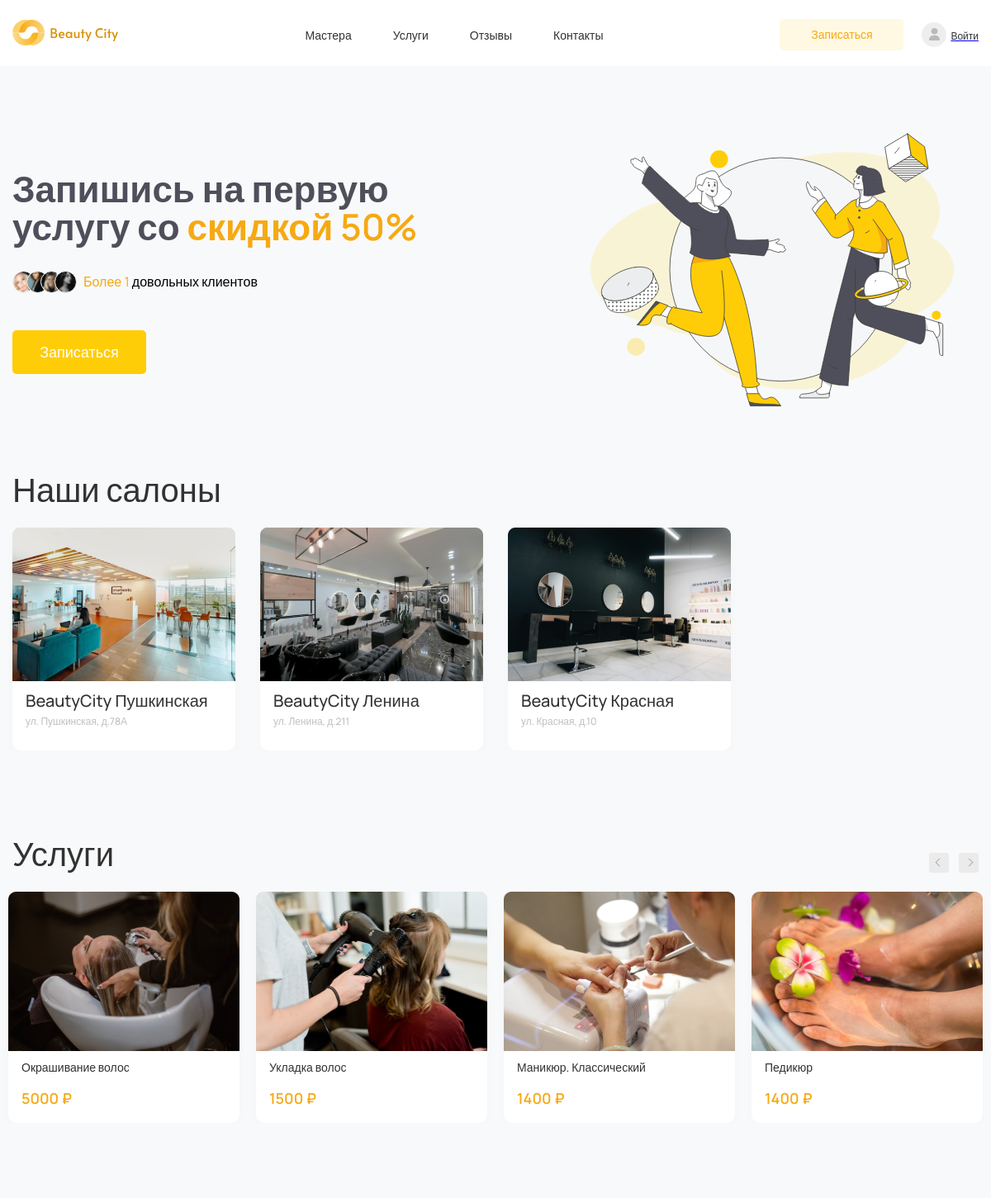
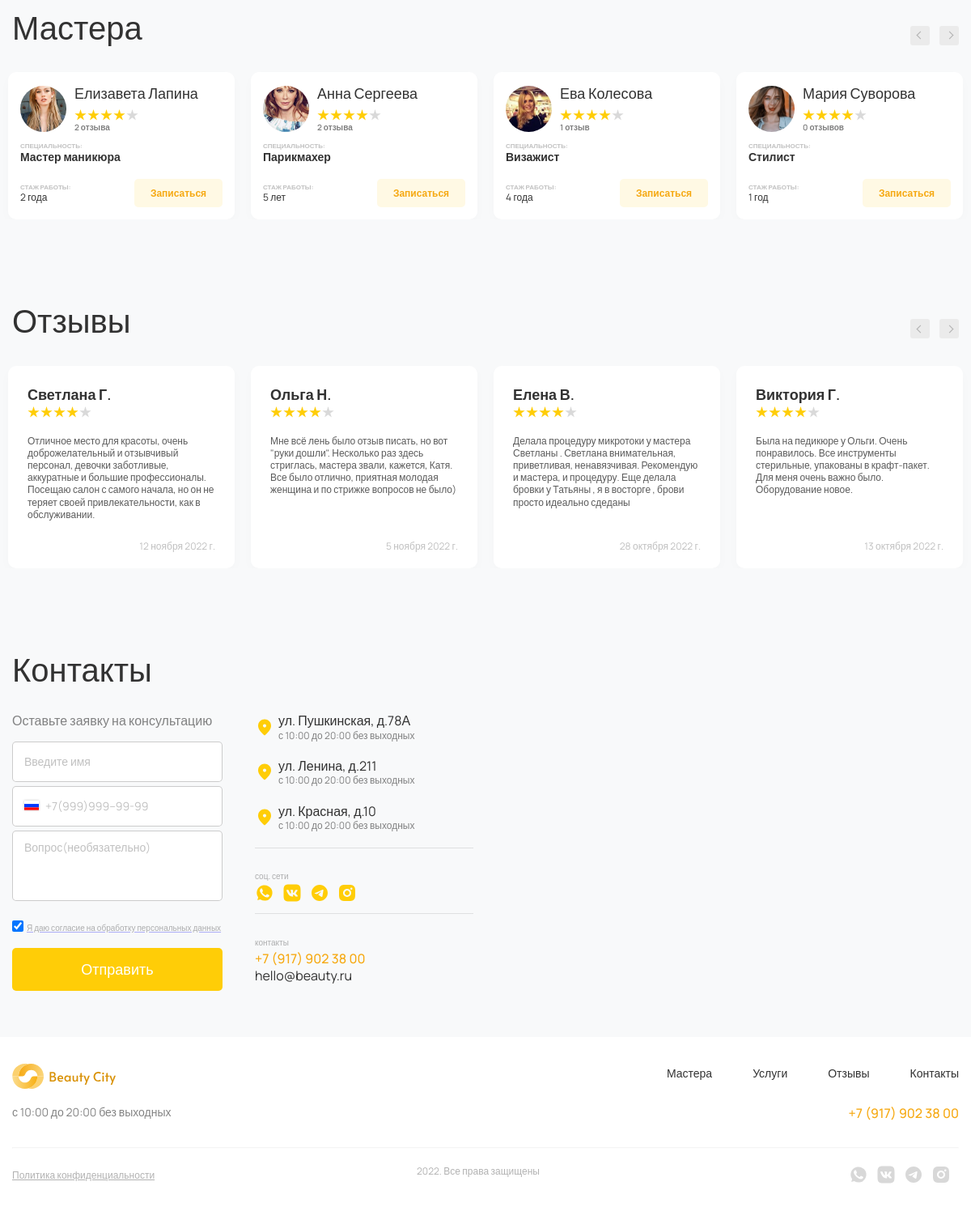
The page / on the database its author committed (2 pictures, top to bottom).
### beautycity_app/models.py (models this page shows, shortened)
class Salon(models.Model):
    title = models.CharField(max_length=255, verbose_name='Название')
    address = models.CharField(max_length=255, verbose_name='Адрес')
    masters = models.ManyToManyField('Employee', related_name='salons', verbose_name='Мастера')
    img = ImageAndSvgField(upload_to='img/salons', null=True, blank=True, verbose_name='Изображение')
    class Meta:
        verbose_name = 'Салон'
        verbose_name_plural = 'Салоны'

class Service(models.Model):
    name = models.CharField(max_length=255, verbose_name='Название')
    category = models.ForeignKey('Category', on_delete=models.CASCADE, max_length=255, verbose_name='Категория')
    price = models.DecimalField(max_digits=10, decimal_places=2, validators=[MinValueValidator(100)],
                                verbose_name='Цена')
    duration = models.DurationField(help_text="Продолжительность услуги в формате ЧЧ:ММ:СС",
                                    verbose_name='Длительность')
    img = ImageAndSvgField(upload_to='img/services', null=True, blank=True, verbose_name='Изображение')
    class Meta:
        verbose_name = 'Услуга'
        verbose_name_plural = 'Услуги'

class Employee(models.Model):
    name = models.CharField(max_length=255, verbose_name='Имя')
    position = models.CharField(max_length=255, verbose_name='Специализация')
    services = models.ManyToManyField(Service, verbose_name='Услуги', related_name='employees')
    rating = models.DecimalField(max_digits=3, decimal_places=2,
                                 validators=[MinValueValidator(0.0), MaxValueValidator(5.0)], verbose_name='Рейтинг')
    rating_img = ImageAndSvgField(upload_to='img/employees', null=True, blank=True, default='img/rating.svg',
                                   verbose_name='Изображение рейтинга')
    experience = models.CharField(max_length=255, verbose_name='Опыт')
    photo = ImageAndSvgField(upload_to='img/masters', default='img/masters/all.svg', null=True, blank=True,
                              verbose_name='Фото')
    class Meta:
        verbose_name = 'Мастер'
        verbose_name_plural = 'Мастера'

### appointment/models.py (models this page shows)
class Review(models.Model):
    name = models.CharField(max_length=255, verbose_name='Имя')
    master = models.ForeignKey(
        Employee,
        on_delete=models.CASCADE,
        related_name='reviews',
        verbose_name='Мастер'
    )
    rating = models.DecimalField(max_digits=3, decimal_places=2,
                                 validators=[MinValueValidator(0.0), MaxValueValidator(5.0)], verbose_name='Рейтинг')
    rating_img = models.ImageField(upload_to='img/reviews', null=True, blank=True, default='img/rating.svg',
                                   verbose_name='Изображение рейтинга')
    text = models.TextField(verbose_name='Отзыв')
    date = models.DateField(verbose_name='Дата')
    class Meta:
        verbose_name = 'Отзыв'
        verbose_name_plural = 'Отзывы'

### beautycity_app/views.py (the view)
# urls.py: path('', views.index, name='index'),
def index(request):
    salons = [{
        'title': salon.title,
        'address': salon.address,
        'img': salon.img
    } for salon in Salon.objects.iterator()]
    services = [{
        'title': service.name,
        'price': f'{round(service.price)} ₽',
        'img': service.img
    } for service in Service.objects.iterator()]
    masters = [{
        'id': master.id,
        'name': master.name,
        'img': master.photo,
        'review': f'{master.reviews.count()} '
        f'{get_reviews_spelling(master.reviews.count())}',
        'rating_img': master.rating_img,
        'spec': master.position,
        'experience': master.experience,
        'recording': ''
    } for master in Employee.objects.prefetch_related('reviews').iterator()]
    reviews = [{
        'name': review.name,
        'rating_img': review.rating_img,
        'text': review.text,
        'date': review.date
    } for review in Review.objects.iterator()]
    user = get_user_model()
    clients_count = user.objects.count()
    context = {
        'salons': salons,
        'services': services,
        'masters': masters,
        'reviews': reviews,
        'clients_count': clients_count
    }
    return render(request, 'index.html', context=context)

### templates/index.html (shortened to what this page needs)
{% extends "base.html" %}
{% load static %}
{% block head-extra %}
	<link rel="stylesheet" href="{% static 'css/jquery.arcticmodal-0.3.css' %}">
	<link rel="stylesheet" href="{% static 'css/simple.css' %}">
{% endblock head-extra %}
	{% block header %}
		{% include 'header.html' %}
	{% endblock header %}
{% block sections %}
	<section id="banner">
		<div class="container">
			<div class="banner">
				<div class="row">
					<div class="col-md-10 col-lg-7 col-xl-6">
						<div class="banner__block">
							<h1 class="banner__title">Запишись на первую услугу со <span class="yellow banner__title_discount">скидкой 50%</span></h1>
							<div class="banner__elems">
								<img src="{% static 'img/persons.svg' %}" alt="persons" class="banner__elems_img">
								<p class="banner__elems_intro">
									<span class="yellow banner__elems_over">Более {{ clients_count }}</span>
									довольных клиентов
								</p>
							</div>
							<a href="{% url 'appointment:service' %}"><button class="banner__btn">Записаться</button></a>
						</div>
					</div>
					<div class="col-md-12 col-lg-5">
						<img src="{% static 'img/bannerImg.svg' %}" alt="bannerImg" class="banner__img">
					</div>
				</div>
			</div>
		</div>
	</section>
	<section id="salons">
		<div class="container">
			<div class="salons pb100">
				<div class="title dec">Наши салоны</div>
				<div class="row salonsSlider">
					{% for salon in salons %}
					<div class="col-6 col-md-4 col-lg-4 col-xl-3">
						<div class="salons__block">
							<img src="{% get_media_prefix %}{{ salon.img }}" alt="salon" class="salons__block_img">
							<div class="salons__elems">
								<div class="block__title salons__elems_title">{{ salon.title}}</div>
								<div class="salons__elems_light">{{ salon.address }}</div>
							</div>
						</div>
					</div>
					{% endfor %}
				</div>
			</div>
		</div>
	</section>
	<section id="services">
		<div class="container">
			<div class="services pb100">
				<div class="services__slider_arrows fic">
					<div class="title">Услуги</div>
					<div class="slider__arrows fic">
						<div class="slider__arrows_arrow leftArrow">
							<i class="arrowRight"></i>
						</div>
						<div class="slider__arrows_arrow rightArrow">
							<i class="arrowLleft"></i>
						</div>
					</div>
				</div>
				<div class="row servicesSlider">
					{% for service in services %}
					<div class="col-md-3">
						<div class="cardBlock services__block">
							<img src="{% get_media_prefix %}{{ service.img }}" alt="service" class="services__block_img">
							<div class="services__elems">
								<div class="services__elems_title">{{ service.title }}</div>
								<div class="services__elems_light">{{ service.price }}</div>
							</div>
						</div>
					</div>
					{% endfor %}
				</div>
			</div>
		</div>
	</section>
	<section id="masters">
		<div class="container">
			<div class="masters pb100">
				<div class="masters__slider_arrows fic">
					<div class="title">Мастера</div>
					<div class="slider__arrows fic">
						<div class="slider__arrows_arrow leftArrow">
							<i class="arrowRight"></i>
						</div>
						<div class="slider__arrows_arrow rightArrow">
							<i class="arrowLleft"></i>
						</div>
					</div>
				</div>
				<div class="row mastersSlider">
					{% for master in masters %}
					<div class="col-md-3">
						<div class="cardBlock masters__block">
							<div class="masters__header fic">
								<img src="{% get_media_prefix %}{{ master.img }}" alt="master" class="masters__header_img">
								<div class="masters__header_elmes">
									<div class="masters__header_name">{{ master.name }}</div>
									<img src="{% static master.rating_img %}" alt="rating" class="masters__header_rating">
									<div class="masters__header_reviews">{{ master.review }}</div>
								</div>
							</div>
							<div class="masters__main">
								<div class="masters__main_speciality">СПЕЦИАЛЬНОСТЬ:</div>
								<div class="masters__main_intro">{{ master.spec }}</div>
							</div>
							<div class="masters__footer fic">
								<div class="masters__footer_block">
									<div class="masters__footer_light">СТАЖ РАБОТЫ:</div>
									<div class="masters__footer_num">{{ master.experience }}</div>
								</div>
								<button onclick="location.href='{% url 'appointment:service' %}?master_id={{ master.id }}'" class="masters__footer_btn" >Записаться</button>
							</div>
						</div>
					</div>
					{% endfor %}
				</div>
			</div>
		</div>
	</section>
	<section id="reviews">
		<div class="container">
			<div class="reviews pb100">
				<div class="reviews__slider_arrows fic">
					<div class="title">Отзывы</div>
					<div class="slider__arrows fic">
						<div class="slider__arrows_arrow leftArrow">
							<i class="arrowRight"></i>
						</div>
						<div class="slider__arrows_arrow rightArrow">
							<i class="arrowLleft"></i>
						</div>
					</div>
				</div>
				<div class="row reviewsSlider">
					{% for review in reviews %}
					<div class="col-md-3">
						<div class="reviews__block">
							<div class="reviews__name">{{ review.name }}</div>
							<img src="{% static review.rating_img %}" alt="rating" class="reviews__header_rating">
							<div class="reviews__block_text">
								{{ review.text }}
							</div>
							<div class="reviews__block_date">{{ review.date }}</div>
						</div>
					</div>
					{% endfor %}
				</div>
			</div>
		</div>
	</section>
	<section id="contacts">
		<div class="container">
			<div class="contacts">
				<div class="title contacts__title">Контакты</div>
				<div class="row">
					<div class="col-md-12 col-lg-4 col-xl-3">
						<form action="#" class="contacts__form">
							<div class="contacts__form_title">Оставьте заявку на консультацию</div>
							<div class="contacts__form_block">
								<input type="text" name="fname" class="contacts__form_iunput" placeholder="Введите имя" required>
								<div class="contacts__form_inputBlock">
									<input type="text" name="tel" class="contacts__form_iunput" placeholder="+7(999)999--99-99" required>
								</div>
							</div>
							<textarea name="contactsTextarea" class="contacts__form_textarea" placeholder="Вопрос(необязательно)"></textarea>
							<div class="contacts__form_checkboxBlock fic">
								<input type="checkbox" class="contacts__form_checkbox" checked>
								<a href="{% static 'pdf/agreement.pdf' %}" target="_blank"><span class="contacts__form_checkboxBlock__intro">Я даю согласие на обработку персональных данных</span></a>
							</div>
							<button type="submit" class="contacts__form_btn">Отправить</button>
						</form>
					</div>
					<div class="col-md-12 col-lg-3">
						<div class="contacts__locationBlock">
							{% for salon in salons %}
								<div class="contacts__location fic">
									<img src="{% static 'img/location.svg' %}" alt="location" class="contacts__location_icon">
									<div class="contacts__location_info">
										<div class="contacts__location_intro">{{salon.address}}</div>
									<div class="contacts__location_date">с 10:00 до 20:00  без выходных</div>
									</div>
								</div>
							{% endfor %}
						</div>
						<div class="contacts__block">
							<div class="contacts__social">
								<div class="contacts__social_title">соц. сети</div>
								<div class="contacts__social_block fic">
									<a href=""><img src="{% static 'img/wa.svg' %}" alt="wa" class="contacts__social_icon"></a>
									<a href=""><img src="{% static 'img/vk.svg' %}" alt="vk" class="contacts__social_icon"></a>
									<a href=""><img src="{% static 'img/tg.svg' %}" alt="tg" class="contacts__social_icon"></a>
									<a href=""><img src="{% static 'img/insta.svg' %}" alt="insta" class="contacts__social_icon"></a>
								</div>
							</div>
							<div class="contacts__info">
								<div class="contacts__infoBlock">
									<div class="contacts__info_title">контакты</div>
									<a href="tel:+79179023800" class="contacts__info_tel">+7 (917) 902 38 00</a>
								</div>
								<a href="#" class="contacts__info_mail">hello@beauty.ru</a>
							</div>
						</div>
					</div>
					<div class="col-md-12 col-lg-5 col-xl-6">
						<div class="contacts__map">
						</div>
					</div>
				</div>
			</div>
		</div>
	</section>
{% endblock sections %}
	{% block footer %}
		{% include 'footers.html' %}
	{% endblock footer %}

### rows shown on the page
Salon: img (picture), title "BeautyCity Пушкинская", address "ул. Пушкинская, д.78А", address "ул. Пушкинская, д.78А"
Salon: img (picture), title "BeautyCity Ленина", address "ул. Ленина, д.211", address "ул. Ленина, д.211"
Salon: img (picture), title "BeautyCity Красная", address "ул. Красная, д.10", address "ул. Красная, д.10"
Service: img (picture), title "Окрашивание волос"
Service: img (picture), title "Укладка волос"
Service: img (picture), title "Маникюр. Классический"
Service: img (picture), title "Педикюр"
Employee: img (picture), name "Елизавета Лапина", rating_img (picture), spec "Мастер маникюра", experience "2 года"
Employee: img (picture), name "Анна Сергеева", rating_img (picture), spec "Парикмахер", experience "5 лет"
Employee: img (picture), name "Ева Колесова", rating_img (picture), spec "Визажист", experience "4 года"
Employee: img (picture), name "Мария Суворова", rating_img (picture), spec "Стилист", experience "1 год"
Review: name "Светлана Г.", rating_img (picture), text "Отличное место для красоты, очень доброжелательный и отзывчивый персонал, девочки заботливые, аккуратные и большие профессионалы. Посещаю салон с самого начала, но он не теряет своей привлекательности, как в обслуживании.", date "12 ноября 2022 г."
Review: name "Ольга Н.", rating_img (picture), text "Мне всё лень было отзыв писать, но вот \"руки дошли\". Несколько раз здесь стриглась, мастера звали, кажется, Катя. Все было отлично, приятная молодая женщина и по стрижке вопросов не было)", date "5 ноября 2022 г."
Review: name "Елена В.", rating_img (picture), text "Делала процедуру микротоки у мастера Светланы . Светлана внимательная, приветливая, ненавязчивая. Рекомендую и мастера, и процедуру. Еще делала бровки у Татьяны , я в восторге , брови просто идеально сдеданы", date "28 октября 2022 г."
Review: name "Виктория Г.", rating_img (picture), text "Была на педикюре у Ольги. Очень понравилось. Все инструменты стерильные, упакованы в крафт-пакет. Для меня очень важно было. Оборудование новое.", date "13 октября 2022 г."

### other values the page prints
{{ clients_count }} "1"
{{ service.price }} "5000 ₽" "1500 ₽" "1400 ₽" "1400 ₽"
{{ master.review }} "2 отзыва" "2 отзыва" "1 отзыв" "0 отзывов"
